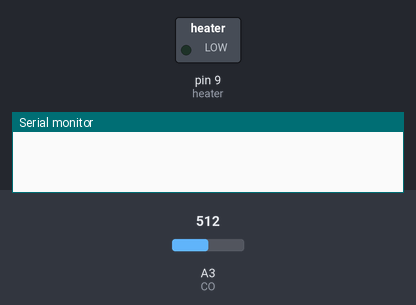
This sketch was run on a simulated Arduino Uno, built with avr-gcc and run on an emulated ATmega328P. Shown: switched loads named in the sketch (green lamp = pin HIGH), the last lines printed to the serial monitor. The inputs (shaded band) are chosen by the test bench; at power-on: A3 (CO) = 512.

Above: at 0.05 s.
At 6.0 s:
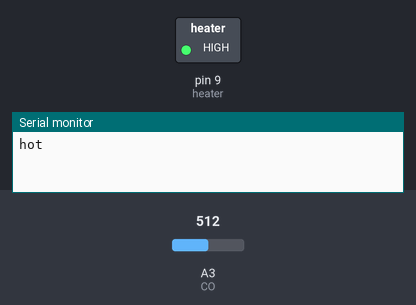
Timing chart, 0 to 7.8 s (numbered marks = the images above):
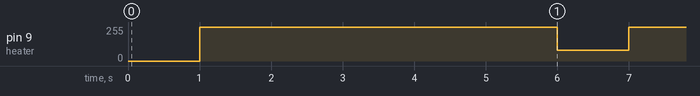

The sketch:

CO_statemachine.ino
```cpp
// state machine for required heating cycles

#define heater 9
#define CO A3


int CORaw;
int COppm;
bool hotState, readyToMeas;
unsigned long previousMillis = 0;
long OnTime = 5000;           // milliseconds of on-time
long OffTime = 1000;          // milliseconds of off-time


//Calculate CO PPM
int CO_ppm(double rawValue) {
  double ppm = 3.027 * exp(1.0698 * (rawValue * 5 / 1023));
  return ppm;
}


void setup()
{
  Serial.begin(9600);
  pinMode(heater, OUTPUT);
}

void loop()
{
  unsigned long currentMillis = millis();
  if((hotState) && (currentMillis - previousMillis >= OnTime))
  {
    hotState = false;
    readyToMeas = true;
    previousMillis = currentMillis;
    analogWrite(heater, 80);
    Serial.println("cold");
  }
  else if ((!hotState) && (currentMillis - previousMillis >= OffTime))
  {
    hotState = true;
    readyToMeas = false;
    Serial.println("hot");

    previousMillis = currentMillis;
    digitalWrite(heater, HIGH);
  }

  if (readyToMeas){
    readyToMeas = false;
    CORaw = analogRead(CO);
    COppm = CO_ppm(CORaw);
    Serial.println("took measurement");
    Serial.print("ADC: ");
    Serial.print(CORaw);
    Serial.print("\t\t ppm: ");
    Serial.print(COppm);
  }


}
```

Measured:
- by itself, pin 9 (heater): alternates 255/255 for 5.0 s and 80/255 for 1.0 s
